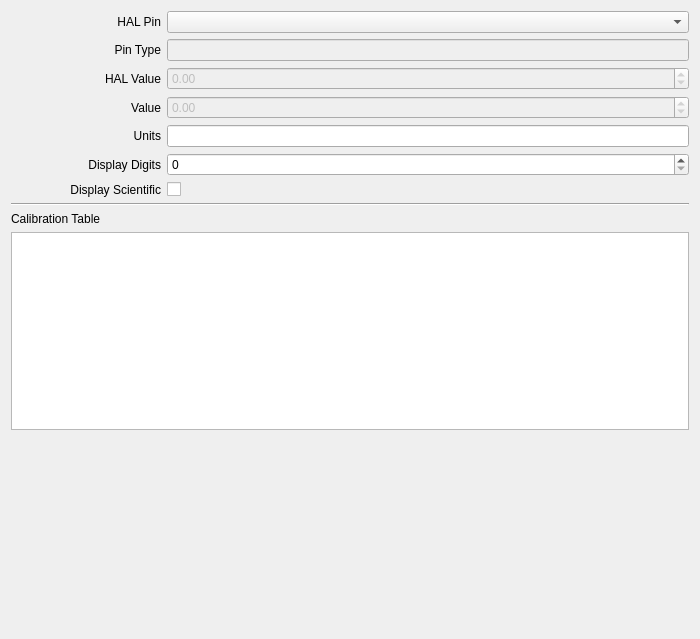
<?xml version="1.0" encoding="UTF-8"?>
<ui version="4.0">
 <class>Form</class>
 <widget class="QWidget" name="Form">
  <property name="geometry">
   <rect>
    <x>0</x>
    <y>0</y>
    <width>700</width>
    <height>639</height>
   </rect>
  </property>
  <property name="windowTitle">
   <string>Form</string>
  </property>
  <layout class="QVBoxLayout" name="verticalLayout">
   <item>
    <layout class="QFormLayout" name="formLayout">
     <property name="fieldGrowthPolicy">
      <enum>QFormLayout::AllNonFixedFieldsGrow</enum>
     </property>
     <item row="1" column="0">
      <widget class="QLabel" name="label_2">
       <property name="minimumSize">
        <size>
         <width>150</width>
         <height>0</height>
        </size>
       </property>
       <property name="text">
        <string>HAL Pin</string>
       </property>
       <property name="alignment">
        <set>Qt::AlignRight|Qt::AlignTrailing|Qt::AlignVCenter</set>
       </property>
      </widget>
     </item>
     <item row="1" column="1">
      <widget class="QComboBox" name="ui_hal_pin"/>
     </item>
     <item row="3" column="0">
      <widget class="QLabel" name="label_4">
       <property name="minimumSize">
        <size>
         <width>150</width>
         <height>0</height>
        </size>
       </property>
       <property name="text">
        <string>HAL Value</string>
       </property>
       <property name="alignment">
        <set>Qt::AlignRight|Qt::AlignTrailing|Qt::AlignVCenter</set>
       </property>
      </widget>
     </item>
     <item row="3" column="1">
      <widget class="QDoubleSpinBox" name="ui_hal_value">
       <property name="enabled">
        <bool>false</bool>
       </property>
       <property name="minimum">
        <double>-1000000.000000000000000</double>
       </property>
       <property name="maximum">
        <double>1000000.000000000000000</double>
       </property>
      </widget>
     </item>
     <item row="4" column="0">
      <widget class="QLabel" name="label_3">
       <property name="minimumSize">
        <size>
         <width>150</width>
         <height>0</height>
        </size>
       </property>
       <property name="text">
        <string>Value</string>
       </property>
       <property name="alignment">
        <set>Qt::AlignRight|Qt::AlignTrailing|Qt::AlignVCenter</set>
       </property>
      </widget>
     </item>
     <item row="5" column="0">
      <widget class="QLabel" name="label_5">
       <property name="minimumSize">
        <size>
         <width>150</width>
         <height>0</height>
        </size>
       </property>
       <property name="text">
        <string>Units</string>
       </property>
       <property name="alignment">
        <set>Qt::AlignRight|Qt::AlignTrailing|Qt::AlignVCenter</set>
       </property>
      </widget>
     </item>
     <item row="5" column="1">
      <widget class="QLineEdit" name="ui_units"/>
     </item>
     <item row="6" column="0">
      <widget class="QLabel" name="label_6">
       <property name="minimumSize">
        <size>
         <width>150</width>
         <height>0</height>
        </size>
       </property>
       <property name="text">
        <string>Display Digits</string>
       </property>
       <property name="alignment">
        <set>Qt::AlignRight|Qt::AlignTrailing|Qt::AlignVCenter</set>
       </property>
      </widget>
     </item>
     <item row="6" column="1">
      <widget class="QSpinBox" name="ui_display_digits">
       <property name="focusPolicy">
        <enum>Qt::StrongFocus</enum>
       </property>
       <property name="maximum">
        <number>4</number>
       </property>
      </widget>
     </item>
     <item row="7" column="1">
      <widget class="QCheckBox" name="ui_display_scientific">
       <property name="text">
        <string/>
       </property>
      </widget>
     </item>
     <item row="7" column="0">
      <widget class="QLabel" name="label_7">
       <property name="minimumSize">
        <size>
         <width>150</width>
         <height>0</height>
        </size>
       </property>
       <property name="text">
        <string>Display Scientific</string>
       </property>
       <property name="alignment">
        <set>Qt::AlignRight|Qt::AlignTrailing|Qt::AlignVCenter</set>
       </property>
      </widget>
     </item>
     <item row="4" column="1">
      <widget class="QDoubleSpinBox" name="ui_value">
       <property name="enabled">
        <bool>false</bool>
       </property>
       <property name="minimum">
        <double>-1000000.000000000000000</double>
       </property>
       <property name="maximum">
        <double>1000000.000000000000000</double>
       </property>
      </widget>
     </item>
     <item row="2" column="0">
      <widget class="QLabel" name="label_8">
       <property name="minimumSize">
        <size>
         <width>150</width>
         <height>0</height>
        </size>
       </property>
       <property name="text">
        <string>Pin Type</string>
       </property>
       <property name="alignment">
        <set>Qt::AlignRight|Qt::AlignTrailing|Qt::AlignVCenter</set>
       </property>
      </widget>
     </item>
     <item row="2" column="1">
      <widget class="QLineEdit" name="ui_hal_pin_type">
       <property name="enabled">
        <bool>false</bool>
       </property>
       <property name="readOnly">
        <bool>true</bool>
       </property>
      </widget>
     </item>
    </layout>
   </item>
   <item>
    <widget class="Line" name="line">
     <property name="orientation">
      <enum>Qt::Horizontal</enum>
     </property>
    </widget>
   </item>
   <item>
    <widget class="QLabel" name="label">
     <property name="text">
      <string>Calibration Table</string>
     </property>
    </widget>
   </item>
   <item>
    <widget class="CalibrationTableView" name="ui_calibration_table">
     <property name="sizePolicy">
      <sizepolicy hsizetype="MinimumExpanding" vsizetype="MinimumExpanding">
       <horstretch>0</horstretch>
       <verstretch>0</verstretch>
      </sizepolicy>
     </property>
    </widget>
   </item>
   <item>
    <spacer name="verticalSpacer">
     <property name="orientation">
      <enum>Qt::Vertical</enum>
     </property>
     <property name="sizeHint" stdset="0">
      <size>
       <width>20</width>
       <height>40</height>
      </size>
     </property>
    </spacer>
   </item>
  </layout>
 </widget>
 <customwidgets>
  <customwidget>
   <class>CalibrationTableView</class>
   <extends>QTableView</extends>
   <header>opentoolcontroller/views/widgets/calibration_table_view</header>
  </customwidget>
 </customwidgets>
 <resources/>
 <connections/>
</ui>
